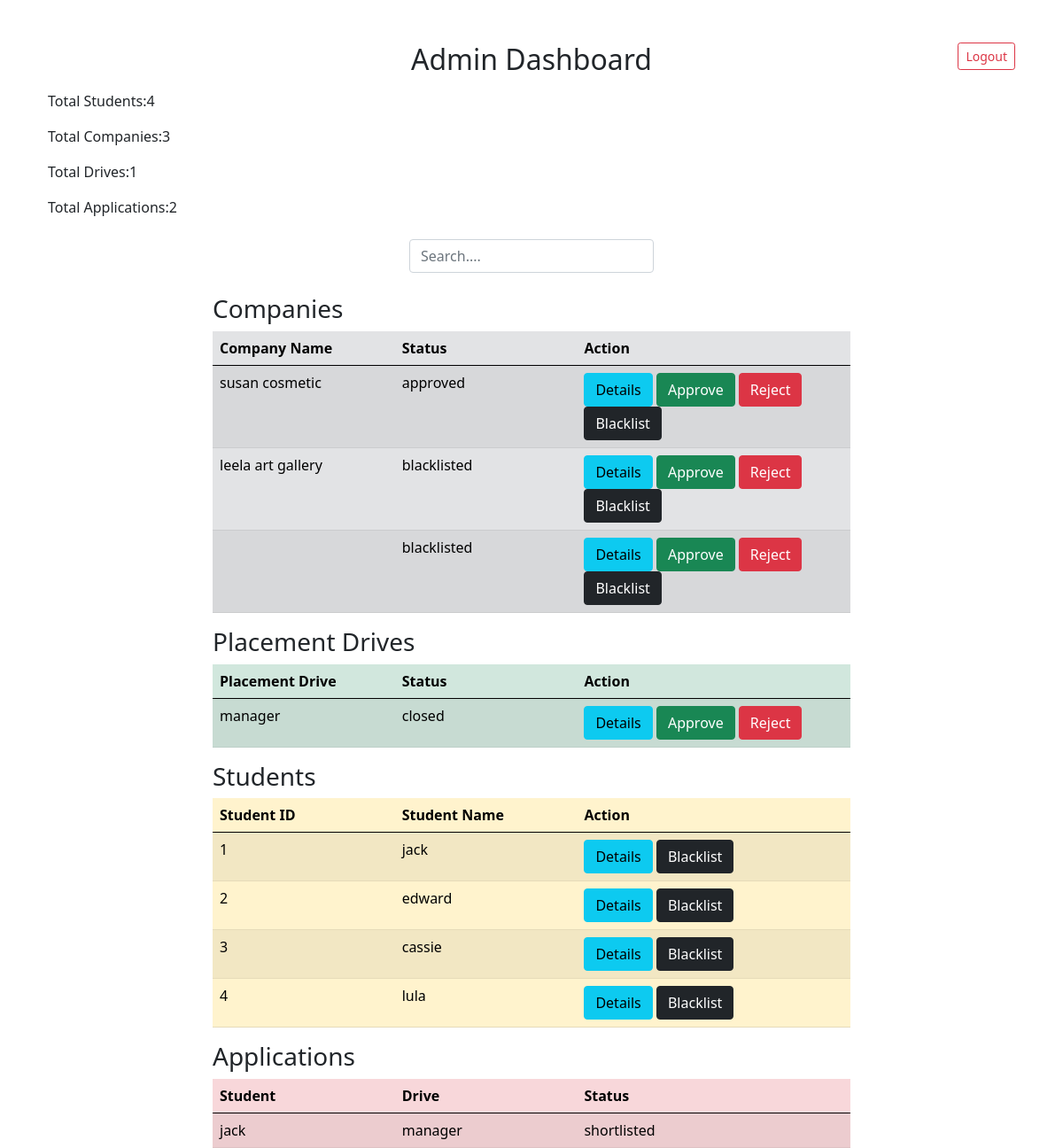
The page /admin on the database its author committed.
### app.py (models this page shows)
class User_company(db.Model):
    company_id=db.Column(db.Integer, primary_key=True)
    username=db.Column(db.String(100), nullable=False)
    email=db.Column(db.String(100), unique=True)
    password=db.Column(db.String(100), nullable=False)
    company_name=db.Column(db.String(100))
    role=db.Column(db.String(20))
    hr_contact=db.Column(db.String(100))
    website=db.Column(db.String(100))
    approval_status=db.Column(db.String(20), default="pending")

class Placement_drive(db.Model):
    drive_id=db.Column(db.Integer, primary_key=True)
    job_title=db.Column(db.String(100),nullable=False)
    description=db.Column(db.String(300))
    eligibility=db.Column(db.String(200))
    deadline=db.Column(db.String(50))
    company_id=db.Column(db.Integer)
    status=db.Column(db.String(20), default="pending")

class User_student(db.Model):
    student_id=db.Column(db.Integer, primary_key=True)
    username=db.Column(db.String(100), nullable=False)
    email=db.Column(db.String(100), unique=True)
    password=db.Column(db.String(100), nullable=False)
    student_name=db.Column(db.String(100))
    role=db.Column(db.String(20))
    cgpa=db.Column(db.Float)
    resume=db.Column(db.String(200))
    approval_status=db.Column(db.String(20), default="approved")

class Application(db.Model):
    student_app_id=db.Column(db.Integer, primary_key=True)
    student_id=db.Column(db.Integer)
    drive_id=db.Column(db.Integer)
    application_date=db.Column(db.DateTime, default=lambda:datetime.now(timezone.utc))
    status=db.Column(db.String(20), default="applied")

### app.py (the view)
@app.route('/admin')
def admin():
    companies = User_company.query.all()
    students = User_student.query.all()
    drives=Placement_drive.query.all()
    applications=db.session.query(Application,User_student,Placement_drive).join(
        User_student,Application.student_id==User_student.student_id).join(Placement_drive,Application.drive_id==Placement_drive.drive_id).all()
    total_students=User_student.query.count()
    total_companies=User_company.query.count()
    total_drives=Placement_drive.query.count()
    total_applications=Application.query.count()
    return render_template("admin.html",total_applications=total_applications,total_companies=total_companies,total_drives=total_drives,total_students=total_students,companies=companies, drives=drives,students=students,applications=applications)

### templates/admin.html (shortened to what this page needs)
<head>
    <link rel="stylesheet" href="{{url_for('static', filename='style.css')}}">
    <link href="https://cdn.jsdelivr.net/npm/bootstrap@5.0.2/dist/css/bootstrap.min.css" rel="stylesheet">
</head>
<body>
    <div class="container mt-3">
        <div class="container mb-4">
            <nav>
                <a href="/logout" class="btn btn-outline-danger btn-sm float-end">Logout</a>
            </nav>
        </div>
    </div>
    <div class="container mt-5" style="width: max-content;">
        <h2>Admin Dashboard</h2>
    </div>
    <div class="container mt-3">
        <div class="container mb-4">
            <p>Total Students:{{total_students}}</p>
            <p>Total Companies:{{total_companies}}</p>
            <p>Total Drives:{{total_drives}}</p>
            <p>Total Applications:{{total_applications}}</p>
        </div>
    </div>
    <form method="GET" action="/search" class="container mb-4" style="max-width: 300px;">
        <input type="text" name="q" placeholder="Search...." class="form-control">
    </form>
    <div id="main">
        <div id="canvas">
            <h3>Companies</h3>
            <table class="table table-secondary table-striped">
                <thead>
                    <tr>
                        <th style="width: 20%">Company Name</th>
                        <th style="width: 20%">Status</th>
                        <th style="width: 30%">Action</th>
                    </tr>
                </thead>
                <tbody>
                    {% for company in companies %}
                    <tr>
                        <td>{{company.company_name}}</td>
                        <td>{{company.approval_status}}</td>
                        <td>
                            <a href="/company_details/{{company.company_id}}" class="btn btn-info">Details</a>
                            <a href="/approve/{{company.company_id}}" class="btn btn-success">Approve</a>
                            <a href="/reject/{{company.company_id}}" class="btn btn-danger">Reject</a>
                            <a href="/blacklist_company/{{company.company_id}}" class="btn btn-dark">Blacklist</a>
                        </td>
                    </tr>
                    {% endfor %}
                </tbody>
            </table>
            <h3>Placement Drives</h3>
            <table class="table table-success table-striped">
                <thead>
                    <tr>
                        <th style="width: 20%">Placement Drive</th>
                        <th style="width: 20%">Status</th>
                        <th style="width: 30%">Action</th>
                    </tr>
                </thead>
                <tbody>
                    {% for drive in drives %}
                    <tr>
                        <td>{{drive.job_title}}</td>
                        <td>{{drive.status}}</td>
                        <td>
                            <a href="/drive_details_admin/{{drive.drive_id}}" class="btn btn-info">Details</a>
                            <a href="/approve_drive/{{drive.drive_id}}" class="btn btn-success">Approve</a>
                            <a href="/reject_drive/{{drive.drive_id}}" class="btn btn-danger">Reject</a>
                        </td>
                    </tr>
                    {% endfor %}
                </tbody>
            </table>
            <h3>Students</h3>
            <table class="table table-warning table-striped">
                <thead>
                    <tr>
                        <th style="width: 20%">Student ID</th>
                        <th style="width: 20%">Student Name</th>
                        <th style="width: 30%">Action</th>
                    </tr>
                </thead>
                <tbody>
                    {%for s in students%}
                    <tr>
                        <td>{{s.student_id}}</td>
                        <td>{{s.student_name}}</td>
                        <td>
                            <a href="/student_details/{{s.student_id}}" class="btn btn-info">Details</a>
                            <a href="/blacklist_student/{{s.student_id}}" class="btn btn-dark">Blacklist</a>
                        </td>
                    </tr>
                    {% endfor %}
                </tbody>
            </table>
            <h3>Applications</h3>
            <table class="table table-danger table-striped">
                <thead>
                    <tr>
                        <th style="width: 20%">Student</th>
                        <th style="width: 20%">Drive</th>
                        <th style="width: 30%">Status</th>
                    </tr>
                </thead>
                <tbody>
                    {%for app,student,drive in applications%}
                    <tr>
                        <td>{{student.student_name}}</td>
                        <td>{{drive.job_title}}</td>
                        <td>{{app.status}}</td>
                    </tr>
                    {% endfor %}
                </tbody>
            </table>
        </div>
    </div>

### static/style.css (style rules this page uses)
* { margin: 0px; }
#main, #canvas { border: transparent; }
#canvas { width: 60%; height: 700px; margin: auto; }

### rows shown on the page
User_company: company_name "susan cosmetic", approval_status "approved"
User_company: company_name "leela art gallery", approval_status "blacklisted"
User_company: approval_status "blacklisted"
Placement_drive: job_title "manager", status "closed"
User_student: student_id "1", student_name "jack"
User_student: student_id "2", student_name "edward"
User_student: student_id "3", student_name "cassie"
User_student: student_id "4", student_name "lula"
Application: student_name "jack", job_title "manager", status "shortlisted"

### other values the page prints
{{ total_students }} "4"
{{ total_companies }} "3"
{{ total_drives }} "1"
{{ total_applications }} "2"
